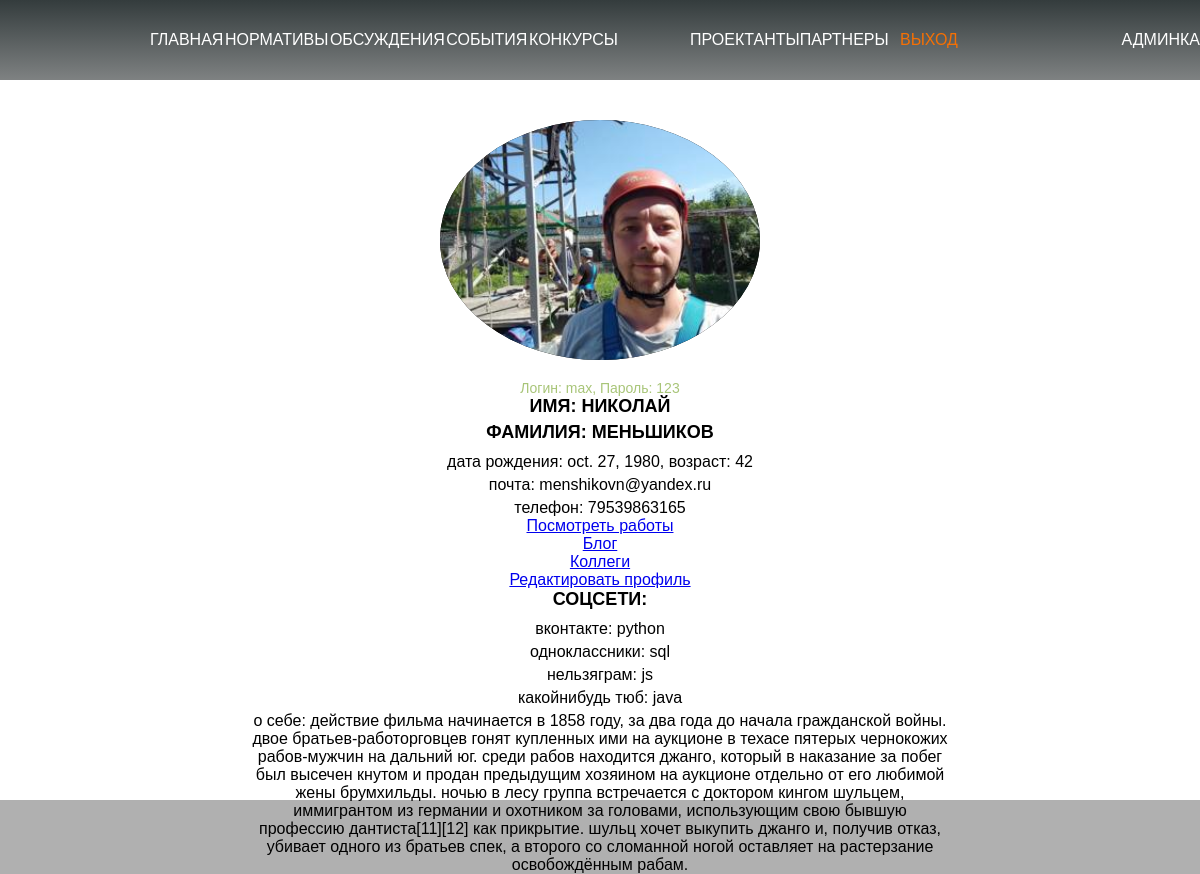
The app's page /max/ (signed in), older data.
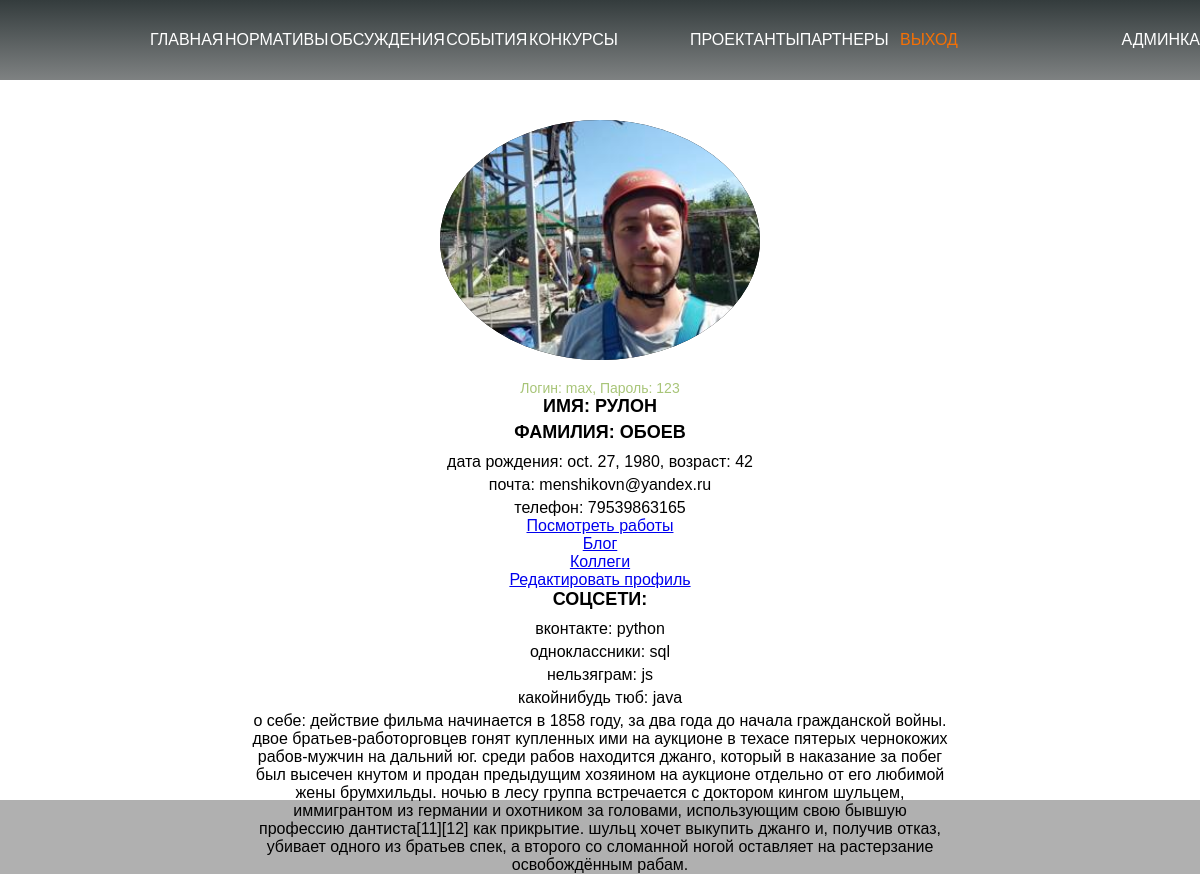
The same page, newer data.
### loginuser/models.py (models this page shows, shortened)
class UserProfile(models.Model):
    photo_url = models.CharField('Ссылка на фото',max_length=256, blank=True)
    image = models.ImageField('Изображение', upload_to=f'{APP_NAMES.USER_PROFILE}/image', blank=True)
    firstname = models.CharField('Имя', max_length=len_fields, blank=True)
    lastname = models.CharField('Фамилия', max_length=len_fields, blank=True)
    birth = models.DateField('Дата рождения', blank=True)
    e_mail = models.CharField('Почта', max_length=len_fields, blank=True)
    phone = models.BigIntegerField('Телефон', blank=True)
    social_vk = models.CharField('Вконтакте', max_length=len_fields, blank=True)
    social_ok = models.CharField('Одноклассники', max_length=len_fields, blank=True)
    social_inst = models.CharField('Инста', max_length=len_fields, blank=True)
    social_tube = models.CharField('Видео', max_length=len_fields, blank=True)
    username = models.CharField('Логин', max_length=len_fields, blank=True)
    password = models.CharField('Пароль', max_length=len_fields, blank=True)
    about = models.TextField('Описание', blank=True)
    user = models.OneToOneField(User, on_delete=models.CASCADE)
    class Meta:
        verbose_name = APP_NAMES.USER_PROFILE
        verbose_name_plural = VERBOSE_APP_NAMES.USER_PROFILE

### loginuser/views.py (the view)
# urls.py: path('<str:username>/', profileView, name='username'),
def profileView(request, username):
    try:
        user = get_object_or_404(UserProfile, username = username)
        today = date.today()
        age = today.year - user.birth.year - ((today.month, today.day) < (user.birth.month, user.birth.day))
        return render(request, f'{APP_NAMES.HOME}/{APP_NAMES.HOME}.html',
                      {'userprofile': user, 'page_name': VERBOSE_APP_NAMES.HOME, 'page_style': APP_NAMES.HOME,
                       'age': age})
    except Http404:
        try:
            master_user = get_object_or_404(User, username = username)
            return redirect(f'/{APP_NAMES.LOGIN_USER}/{APP_NAMES.REG_USER}')
        except Http404:
            return redirect(f'/{APP_NAMES.ARTISTS}')

### home/templates/home/home.html (shortened to what this page needs)
{% extends 'base.html' %}
{% block content %}
    <main>
        {% if request.user.username %}
        <section class="hero">
            <div class="wrapper hero-wrapper">
                <img src="{{ userprofile.image.url }}" alt="" class="my_image hero__my_image">
                <span class="my_age">Логин: {{ userprofile.username }}, Пароль: {{ userprofile.password }}</span>
                <span class="first_name">Имя: {{ userprofile.firstname }}</span>
                <span class="last_name">Фамилия: {{ userprofile.lastname }}</span>
                <span class="my_desc">Дата рождения: {{ userprofile.birth }}, Возраст: {{ age }}</span>
                <span class="my_desc">Почта: {{ userprofile.e_mail }}</span>
                <span class="my_desc">Телефон: {{ userprofile.phone }}</span>
                <a href="{% url 'portfolio' %}">Посмотреть работы</a>
                <a href="{% url 'blog' %}">Блог</a>
                <a href="{% url 'artists' %}">Коллеги</a>
                <a href="{% url 'profileup' %}">Редактировать профиль</a>
                <p class="first_name">Соцсети:</p>
                <p class="my_desc">Вконтакте: {{ userprofile.social_vk }}</p>
                <p class="my_desc">Одноклассники: {{ userprofile.social_ok }}</p>
                <p class="my_desc">Нельзяграм: {{ userprofile.social_inst }}</p>
                <p class="my_desc">Какойнибудь тюб: {{ userprofile.social_tube }}</p>
                <p class="my_desc">О себе: {{ userprofile.about }}</p>
            </div>
        </section>
        {% endif %}
    </main>
{% endblock %}

Row changes from the older to the newer data that the page shows:
changed UserProfile "menshikovn@yandex.ru": firstname "НИКОЛАЙ" → "РУЛОН"; lastname "МЕНЬШИКОВ" → "ОБОЕВ"
